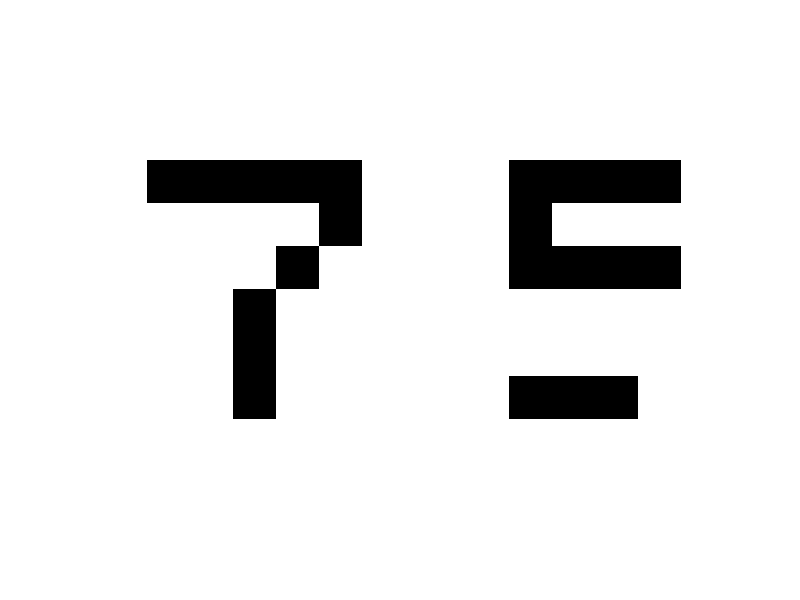

The MATLAB script that drew this image:


inputpatt0 = [-1   -1  -1  -1  -1  -1   -1   1  1   1   1  -1   -1   1  1   1   1  -1   -1   1  1   1   1  -1   -1   1  1  1  1  -1   -1   -1   -1   -1   -1   -1];
inputpatt1 = [1  -1   1   1   1   1  -1  -1   1   1   1   1   1  -1   1   1   1   1   1  -1   1   1   1   1   1  -1   1   1   1   1  -1  -1  -1   1   1   1];
inputpatt2 = [1   1   1   1   1   1  -1  -1  -1  -1   1   1   1   1   1  -1   1   1  -1  -1  -1  -1   1   1  -1   1   1   1   1   1  -1  -1  -1  -1   1   1];
inputpatt3 = [-1  -1  -1   1   1   1   1   1  -1   1   1   1   1  -1  -1   1   1   1   1   1  -1   1   1   1  -1  -1  -1   1   1   1   1   1   1   1   1   1];
inputpatt4 = [1   1   1   1  -1   1   1   1   1  -1  -1   1   1   1  -1   1  -1   1   1  -1   1   1  -1   1  -1  -1  -1  -1  -1  -1   1   1   1   1  -1   1];
inputpatt5 = [1  -1  -1  -1  -1  -1   1  -1   1   1   1   1   1  -1  -1  -1  -1   1   1   1   1   1   1  -1   1  -1   1   1   1  -1   1   1  -1  -1  -1   1];
inputpatt6 = [1  -1  -1  -1   1   1  -1   1   1   1   1   1  -1  -1  -1  -1   1   1  -1   1   1   1  -1   1  -1   1   1   1  -1   1   1  -1  -1  -1   1   1];
inputpatt7 = [1  -1  -1  -1  -1  -1   1   1   1   1   1  -1   1   1   1   1  -1   1   1   1   1  -1   1   1   1   1   1  -1   1   1   1   1   1  -1   1   1];
inputpatt8 = [-1  -1  -1  -1  -1   -1   -1  -1   1   1  -1   -1   -1  -1  -1  -1  -1   -1   -1   -1   1   1  -1   -1   -1   -1   1   1  -1   -1   -1  -1  -1  -1  -1   -1];
inputpatt9 = [1  -1  -1  -1  -1   1   1  -1   1   1  -1   1   1  -1  -1  -1  -1   1   1   1   1   1  -1   1   1   1   1   1  -1   1   1  -1  -1  -1  -1   1];
train = 10;
totpix = 36;
noofinputs = 10;

inputmatt = [inputpatt0; inputpatt1; inputpatt2; inputpatt3; inputpatt4; inputpatt5; inputpatt6; inputpatt7; inputpatt8; inputpatt9];

weightmatt1 =0;
% weightmatrix training
for n =1:train
  weightmatt1 = weightmatt1 + inputmatt(n,1:totpix)'*inputmatt(n,1:totpix);
end
    
weightmatt1 = (weightmatt1 - train*eye(totpix));
%showing energy of every symbol
for m=1:train
    energy(m)=0;
    for i= 1:36
        for j= 1:36
   
        energy(m)= (-0.5)*(energy(m) + weightmatt1(i,j).* inputmatt(m,i) .* inputmatt(m,j));
        end
    end
    disp("energy of the symols m")
    disp(energy(m));
end
              
noisy_input = inputmatt';
 updated_noisy_input = noisy_input(1:totpix,8);
%  updated_noisy_input = [-1  1  -1   1   1   1   1   1  1   1   1   1   1  -1  -1   1   1   1   1   1  -1   1   1   1  -1  -1  -1   1   1   1   1   1   1   1   1   1]';

%below are input column vectors
updated_noisy_input1 = updated_noisy_input;
updated_noisy_input2 = updated_noisy_input;
% showing the input noisy 
test1 = updated_noisy_input2';
  subvector11 = test1(1:6);
  subvector21 = test1(7:12);
  subvector31 = test1(13:18);
  subvector41 = test1(19:24);
  subvector51 = test1(25:30);
  subvector61 = test1(31:36);
  plotfinalvect1 = [subvector11;subvector21;subvector31;subvector41;subvector51;subvector61];
 subplot(1,2,1),imshow(plotfinalvect1);


found = 0;
counter = 15;


while found == 0 && counter ~= 0

 

    for k =1:totpix
   updated_noisy_input2(k) =  weightmatt1(k,1:totpix) * updated_noisy_input2;
  
    if updated_noisy_input2(k) >= 0
    updated_noisy_input2(k) = 1;
  elseif  updated_noisy_input2(k) == 0
    updated_noisy_input2(k) = updated_noisy_input1(k);
    else
     updated_noisy_input2(k) = -1;
    end
      
  
%   updated_noisy_input2
    end
    
 
   

           


updated_noisy_input';
updated_noisy_input1'
updated_noisy_input2'


%for k = 1:totpix
%if updated_noisy_input2(k) >= 0
%  updated_noisy_input2(k) = 1;
%else
%  updated_noisy_input2(k) = -1;
%endif
%endfor  
%
%  matched = 0;
%for k = 1:totpix
%  if updated_noisy_input2(k) == updated_noisy_input1(k)
%    
%  else
%    matched(k) = 0;
%    
%endfor
%  
  
  compareRes = updated_noisy_input2 == updated_noisy_input1;
 
   disp("comparison!");
   compareRes'
%      energy of updated symbol not updated
    noisenergy(m)=0;
    for i= 1:36
        for j= 1:36
   
        noisenergy(m)= (-0.5)*((noisenergy(m) + weightmatt1(i,j).* updated_noisy_input1(i)' .* updated_noisy_input1(j)'));
        end
    end
    disp("energy of the symols noisy before");
    disp(noisenergy(m));
   
%    energy of updated symbolupdated
    noisenergy(m)=0;
    for i= 1:36
        for j= 1:36
   
        noisenergy(m)= (-0.5)*((noisenergy(m) + weightmatt1(i,j).* updated_noisy_input2(i)' .* updated_noisy_input2(j)'));
        end
    end
    disp("energy of the symols noisy after");
    disp(noisenergy(m));
  
    if compareRes
     found = 1;
      disp("ran into if condition!!!");
    else
     found = 0;
     disp("ran into else");
     updated_noisy_input1 = updated_noisy_input2; 
    end

counter = counter -1;
disp(counter);  
end

%plotting the vector
   test = updated_noisy_input2';
   subvector1 = test(1:6);
  subvector2 = test(7:12);
  subvector3 = test(13:18);
  subvector4 = test(19:24);
  subvector5 = test(25:30);
  subvector6 = test(31:36);
  plotfinalvect = [subvector1;subvector2;subvector3;subvector4;subvector5;subvector6];

 subplot(1,2,2), imshow(plotfinalvect);